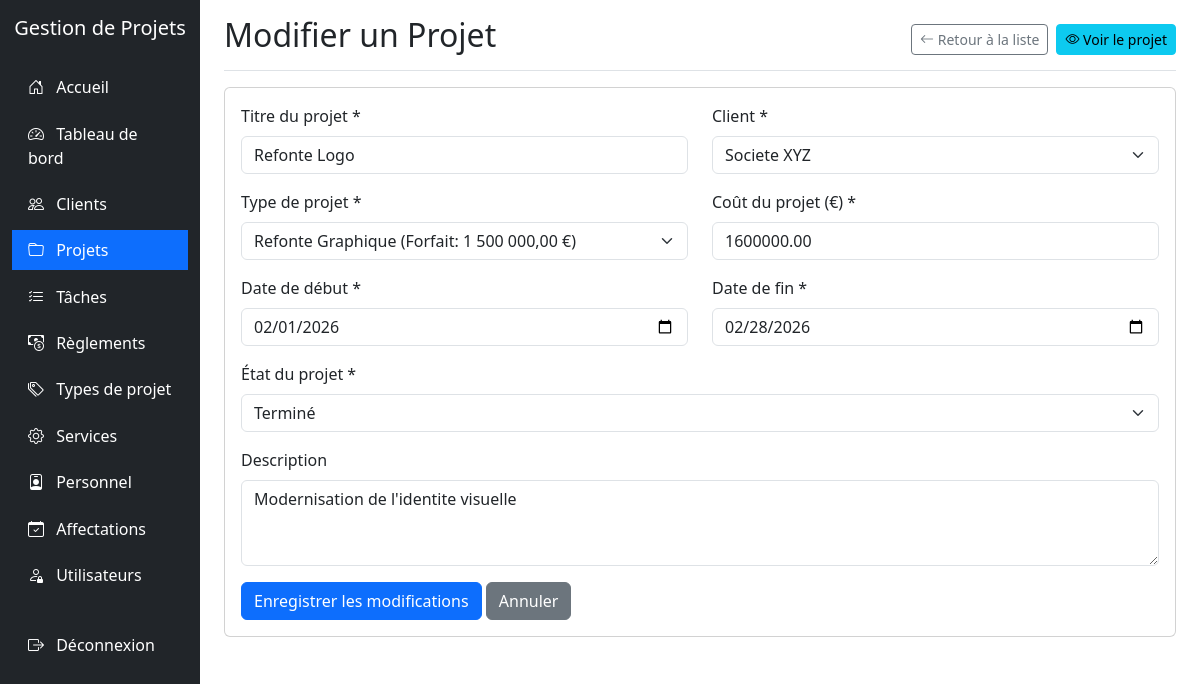
/projets/edit.php?id=2 (signed in), run on the app's committed database.
### tables this page shows
CREATE TABLE PROJET (
  IdProjet INT AUTO_INCREMENT PRIMARY KEY,
  TitreProjet VARCHAR(255) NOT NULL,
  DescriptionProjet TEXT NULL,
  CoutProjet DECIMAL(15,2) DEFAULT 0,
  DateDebutProjet DATE NULL,
  DateFinProjet DATE NULL,
  EtatProjet TINYINT NOT NULL DEFAULT 1,
  IdClient INT NOT NULL,
  IdTypeProjet INT NOT NULL,
  IdChefProjet INT NULL,
  CreatedAt TIMESTAMP DEFAULT CURRENT_TIMESTAMP,
  UpdatedAt TIMESTAMP DEFAULT CURRENT_TIMESTAMP ON UPDATE CURRENT_TIMESTAMP,
  CONSTRAINT FK_PROJET_CLIENT FOREIGN KEY (IdClient)
    REFERENCES CLIENT(IdClient)
    ON UPDATE CASCADE ON DELETE RESTRICT,
  CONSTRAINT FK_PROJET_TYPE FOREIGN KEY (IdTypeProjet)
    REFERENCES TYPEPROJET(IdTypeProjet)
    ON UPDATE CASCADE ON DELETE RESTRICT,
  CONSTRAINT FK_PROJET_CHEF FOREIGN KEY (IdChefProjet)
    REFERENCES CHEF_PROJET(IdChefProjet)
    ON UPDATE CASCADE ON DELETE SET NULL,
  CONSTRAINT CK_PROJET_ETAT CHECK (EtatProjet IN (1, 2, 3))
);

CREATE TABLE CLIENT (
  IdClient INT AUTO_INCREMENT PRIMARY KEY,
  NomClient VARCHAR(255) NOT NULL,
  AdresseClient VARCHAR(255) NULL,
  EmailClient VARCHAR(255) NULL,
  TelClient VARCHAR(50) NULL,
  CreatedAt TIMESTAMP DEFAULT CURRENT_TIMESTAMP,
  UpdatedAt TIMESTAMP DEFAULT CURRENT_TIMESTAMP ON UPDATE CURRENT_TIMESTAMP
);

CREATE TABLE TYPEPROJET (
  IdTypeProjet INT AUTO_INCREMENT PRIMARY KEY,
  LibelleTypeProjet VARCHAR(255) NOT NULL,
  NomTypeProjet VARCHAR(255) NULL,
  ForfaitCoutTypeProjet DECIMAL(15,2) DEFAULT 0,
  DescriptionTypeProjet TEXT NULL,
  CreatedAt TIMESTAMP DEFAULT CURRENT_TIMESTAMP,
  UpdatedAt TIMESTAMP DEFAULT CURRENT_TIMESTAMP ON UPDATE CURRENT_TIMESTAMP
);

### projets/edit.php (the view, shortened to what this page needs)
<?php
require_once '../config.php';
$id = $_GET['id'];
$clientsSql = "SELECT * FROM CLIENT ORDER BY NomClient";
$clientsResult = mysqli_query($conn, $clientsSql);
$typesSql = "SELECT * FROM TYPEPROJET ORDER BY LibelleTypeProjet";
$typesResult = mysqli_query($conn, $typesSql);
$sql = "SELECT * FROM PROJET WHERE IdProjet = $id";
$result = mysqli_query($conn, $sql);
$projet = mysqli_fetch_assoc($result);
?>
<!DOCTYPE html>
<html lang="fr">
<head>
    <link href="https://cdn.jsdelivr.net/npm/bootstrap@5.3.0-alpha1/dist/css/bootstrap.min.css" rel="stylesheet">
    <link rel="stylesheet" href="https://cdn.jsdelivr.net/npm/bootstrap-icons@1.10.0/font/bootstrap-icons.css">
</head>
<body>
    <div class="container-fluid">
        <div class="row">
            <div class="col-md-3 col-lg-2 d-md-block sidebar collapse">
                <div class="position-sticky pt-3">
                    <div class="text-center mb-4">
                        <h5 class="text-white">Gestion de Projets</h5>
                    </div>
                    <ul class="nav flex-column">
                        <li class="nav-item">
                            <a class="nav-link" href="../index.php">
                                <i class="bi bi-house-door"></i> Accueil
                            </a>
                        </li>
                        <li class="nav-item">
                            <a class="nav-link" href="../dashboard/index.php">
                                <i class="bi bi-speedometer2"></i> Tableau de bord
                            </a>
                        </li>
                        <li class="nav-item">
                            <a class="nav-link" href="../clients/index.php">
                                <i class="bi bi-people"></i> Clients
                            </a>
                        </li>
                        <li class="nav-item">
                            <a class="nav-link active" href="../projets/index.php">
                                <i class="bi bi-folder"></i> Projets
                            </a>
                        </li>
                        <li class="nav-item">
                            <a class="nav-link" href="../taches/index.php">
                                <i class="bi bi-list-check"></i> Tâches
                            </a>
                        </li>
                        <li class="nav-item">
                            <a class="nav-link" href="../reglements/index.php">
                                <i class="bi bi-cash-coin"></i> Règlements
                            </a>
                        </li>
                        <li class="nav-item">
                            <a class="nav-link" href="../typesprojet/index.php">
                                <i class="bi bi-tags"></i> Types de projet
                            </a>
                        </li>
                        <li class="nav-item">
                            <a class="nav-link" href="../services/index.php">
                                <i class="bi bi-gear"></i> Services
                            </a>
                        </li>
                        <li class="nav-item">
                            <a class="nav-link" href="../personnel/index.php">
                                <i class="bi bi-person-badge"></i> Personnel
                            </a>
                        </li>
                        <li class="nav-item">
                            <a class="nav-link" href="../affectations/index.php">
                                <i class="bi bi-calendar-check"></i> Affectations
                            </a>
                        </li>
                        <?php if ($_SESSION['role'] == 'admin'): ?>
                        <li class="nav-item">
                            <a class="nav-link" href="../utilisateurs/index.php">
                                <i class="bi bi-person-lock"></i> Utilisateurs
                            </a>
                        </li>
                        <?php endif; ?>
                        <li class="nav-item mt-4">
                            <a class="nav-link" href="../logout.php">
                                <i class="bi bi-box-arrow-right"></i> Déconnexion
                            </a>
                        </li>
                    </ul>
                </div>
            </div>
            <div class="col-md-9 ms-sm-auto col-lg-10 px-md-4">
                <div class="d-flex justify-content-between flex-wrap flex-md-nowrap align-items-center pt-3 pb-2 mb-3 border-bottom">
                    <h1 class="h2">Modifier un Projet</h1>
                    <div class="btn-toolbar mb-2 mb-md-0">
                        <a href="index.php" class="btn btn-sm btn-outline-secondary me-2">
                            <i class="bi bi-arrow-left"></i> Retour à la liste
                        </a>
                        <a href="view.php?id=<?php echo $id; ?>" class="btn btn-sm btn-info">
                            <i class="bi bi-eye"></i> Voir le projet
                        </a>
                    </div>
                </div>
                <div class="card">
                    <div class="card-body">
                        <form method="post" action="edit.php?id=<?php echo $id; ?>">
                            <div class="row">
                                <div class="col-md-6 mb-3">
                                    <label for="titreProjet" class="form-label">Titre du projet *</label>
                                    <input type="text" class="form-control" id="titreProjet" name="titreProjet" value="<?php echo htmlspecialchars($projet['TitreProjet']); ?>" required>
                                </div>
                                <div class="col-md-6 mb-3">
                                    <label for="idClient" class="form-label">Client *</label>
                                    <select class="form-select" id="idClient" name="idClient" required>
                                        <?php
                                        mysqli_data_seek($clientsResult, 0);
                                        while($client = mysqli_fetch_assoc($clientsResult)):
                                        ?>
                                        <option value="<?php echo $client['IdClient']; ?>" <?php echo $projet['IdClient'] == $client['IdClient'] ? 'selected' : ''; ?>>
                                            <?php echo htmlspecialchars($client['NomClient']); ?>
                                        </option>
                                        <?php endwhile; ?>
                                    </select>
                                </div>
                            </div>
                            <div class="row">
                                <div class="col-md-6 mb-3">
                                    <label for="idTypeProjet" class="form-label">Type de projet *</label>
                                    <select class="form-select" id="idTypeProjet" name="idTypeProjet" required>
                                        <?php
                                        mysqli_data_seek($typesResult, 0);
                                        while($type = mysqli_fetch_assoc($typesResult)):
                                        ?>
                                        <option value="<?php echo $type['IdTypeProjet']; ?>" <?php echo $projet['IdTypeProjet'] == $type['IdTypeProjet'] ? 'selected' : ''; ?>>
                                            <?php echo htmlspecialchars($type['LibelleTypeProjet']); ?>
                                            (Forfait: <?php echo number_format($type['ForfaitCoutTypeProjet'], 2, ',', ' '); ?> €)
                                        </option>
                                        <?php endwhile; ?>
                                    </select>
                                </div>
                                <div class="col-md-6 mb-3">
                                    <label for="coutProjet" class="form-label">Coût du projet (€) *</label>
                                    <input type="number" class="form-control" id="coutProjet" name="coutProjet" min="0" step="100" value="<?php echo $projet['CoutProjet']; ?>" required>
                                </div>
                            </div>
                            <div class="row">
                                <div class="col-md-6 mb-3">
                                    <label for="dateDebutProjet" class="form-label">Date de début *</label>
                                    <input type="date" class="form-control" id="dateDebutProjet" name="dateDebutProjet" value="<?php echo $projet['DateDebutProjet']; ?>" required>
                                </div>
                                <div class="col-md-6 mb-3">
                                    <label for="dateFinProjet" class="form-label">Date de fin *</label>
                                    <input type="date" class="form-control" id="dateFinProjet" name="dateFinProjet" value="<?php echo $projet['DateFinProjet']; ?>" required>
                                </div>
                            </div>
                            <div class="mb-3">
                                <label for="etatProjet" class="form-label">État du projet *</label>
                                <select class="form-select" id="etatProjet" name="etatProjet" required>
                                    <option value="2" <?php echo $projet['EtatProjet'] == 2 ? 'selected' : ''; ?>>Terminé</option>
                                </select>
                            </div>
                            <div class="mb-3">
                                <label for="descriptionProjet" class="form-label">Description</label>
                                <textarea class="form-control" id="descriptionProjet" name="descriptionProjet" rows="3"><?php echo htmlspecialchars($projet['DescriptionProjet']); ?></textarea>
                            </div>
                            <button type="submit" class="btn btn-primary">Enregistrer les modifications</button>
                            <a href="index.php" class="btn btn-secondary">Annuler</a>
                        </form>
                    </div>
                </div>
            </div>
        </div>
    </div>
</body>
</html>

### projets/edit.php (style rules this page uses)
.sidebar { min-height: 100vh; background-color: #212529; }
.sidebar .nav-link { color: #fff; padding: 0.5rem 1rem; margin: 0.2rem 0; }
.sidebar .nav-link.active { background-color: #0d6efd; }
.sidebar .nav-link i { margin-right: 0.5rem; }

### data on the page
projet: titreProjet "Refonte Logo", idClient "Societe XYZ", idTypeProjet "Refonte Graphique (Forfait: 1 500 000,00 €)", coutProjet "1600000.00", dateDebutProjet "02/01/2026", dateFinProjet "02/28/2026", etatProjet "Terminé", descriptionProjet "Modernisation de l'identite visuelle"
